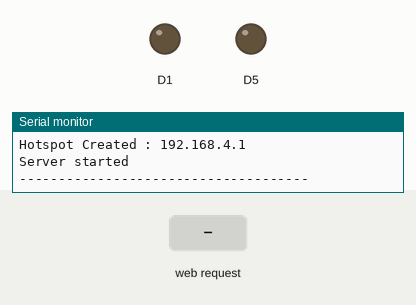
Simulated run of this sketch. Board: ESP8266 (NodeMCU). On the bench: output pins drawn as LEDs (lit = HIGH), the last lines printed to the serial monitor. The inputs (shaded band) are chosen by the test bench. WiFi joins after 1.5 s; servers stay silent unless stated.

Above: at 1.2 s.
1.3 s: HTTP request GET /_L received
At 1.7 s:
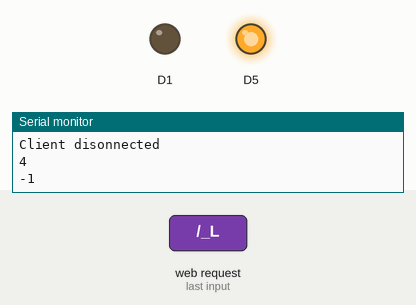
2.8 s: HTTP request GET /_Z received
4.3 s: HTTP request GET /L received
Timing chart, 0 to 7.3 s (numbered marks = the images above; inputs shaded):
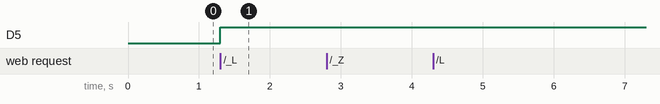

The sketch:

mobile_robot_html_file.ino
```cpp
  #include <ESP8266WiFi.h>
const char ssid[20] = "HomeSer";
const char password[20] = "mynameisthere";
int xvalue=0;

WiFiServer server(80);
String getValue(String data, char separator, int index)
{
    int found = 0;
    int strIndex[] = { 0, -1 };
    int maxIndex = data.length() - 1;

    for (int i = 0; i <= maxIndex && found <= index; i++) {
        if (data.charAt(i) == separator || i == maxIndex) {
            found++;
            strIndex[0] = strIndex[1] + 1;
            strIndex[1] = (i == maxIndex) ? i+1 : i;
        }
    }
    return found > index ? data.substring(strIndex[0], strIndex[1]) : "";
}
void setup() {

    Serial.begin(115200);
    delay(10);

     pinMode(D5, OUTPUT);
    pinMode(D1, OUTPUT);
    Serial.println("");
    Serial.println("Server-------------------------------");
    Serial.print("Configuring access point");
    WiFi.mode(WIFI_AP);
    WiFi.softAP(ssid, password);
    //WiFi.begin(ssid, password);

    Serial.println("");
    Serial.print("Hotspot Created : ");
    Serial.println(WiFi.softAPIP());

  // Start the server
    server.begin();
    Serial.println("Server started");
    Serial.println("-------------------------------------");
    Serial.println("");
}
void loop() {
// Check if a client has connected
    WiFiClient client = server.available();
    if (!client) {
      return;
    }
// Wait until the client sends some data
    Serial.println("new client");
    while(!client.available()){
      delay(1);
    }
// Read the first line of the request
   String request = client.readStringUntil('\r');

    Serial.print("Request: ");
    Serial.println(request);

//This function can be used to seperate a string into pieces based on what the separating character is.
String xval1 = getValue(request, '_', 1);
String xval2 = getValue(request, '_', 2);

if(xval1== "L" || xval1== "Z"){
xvalue = xval2.toInt();
}
    client.flush();
// Match the request
    int value = LOW;


    client.println("HTTP/1.1 200 OK");
    client.println("Content-Type: text/html");
    client.println(""); // do not forget this one
    client.println("<!DOCTYPE HTML>");
    client.println("<html>");
    client.println("<br><br>");
    client.println("<a href=\"/_L_130_\"\"><button>RED </button></a><br />");
    client.println("<a href=\"/_Z_120_\"\"><button>GREEN </button></a><br />");
    client.println("<a href=\"/B\"\"><button>BLUE</button></a><br />");
    client.println("<a href=\"/W\"\"><button>WHITE </button></a><br />");
    client.println("<a href=\"/O\"\"><button>Off </button></a><br />");
    client.println("</html>");
    Serial.println("Client disonnected");
    Serial.println("");


    Serial.println(request.indexOf("/_L"));
    Serial.println(request.indexOf("/_Z"));
    if(request.indexOf("/_L")!=-1) {
    analogWrite(D5,1023-xvalue);
    }
    if(request.indexOf("/_Z")!=-1){
    analogWrite(D1,xvalue);
    }


}
```

Measured:
- after the input at 1.3 s, D5: LOW → HIGH at once
